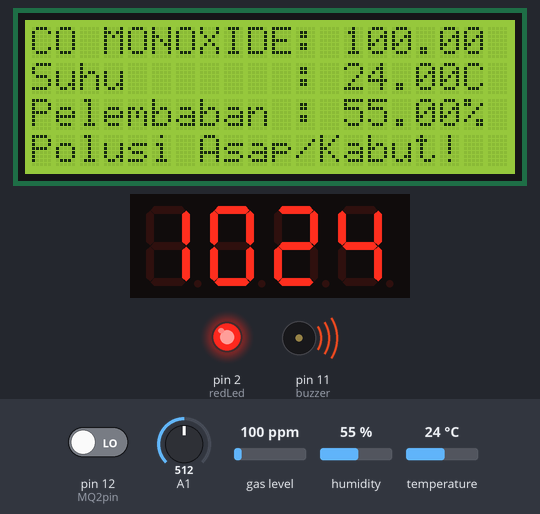
A sketch run on a simulated Arduino Uno, built with avr-gcc and run on an emulated ATmega328P. On the bench: 20×4 character LCD, 4-digit seven-segment display, output pins drawn as LEDs (lit = HIGH), buzzer (waves = sounding, pin HIGH). The test bench sets the inputs (shaded band); at power-on: pin 12 (MQ2pin) LOW, A1 = 512, gas level 100 ppm, humidity 55 %, temperature 24 °C. The local clock reads 2024-03-15 10:24:30 at power-on unless the sketch sets it; what the sketch prints to the serial monitor is not drawn.

Above: at 20.3 s.
At 90.2 s:
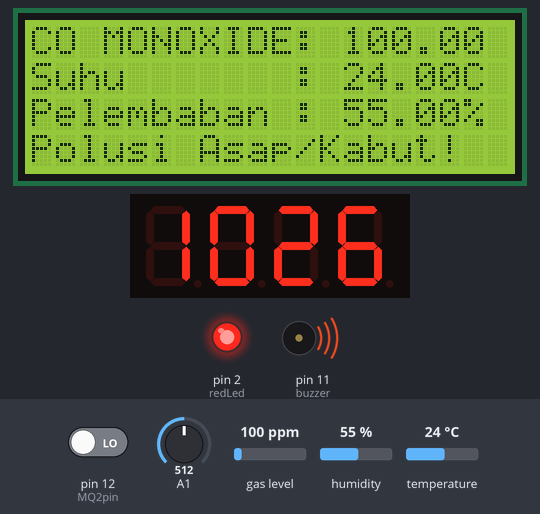
Timing chart, 0 to 91.7 s (numbered marks = the images above):
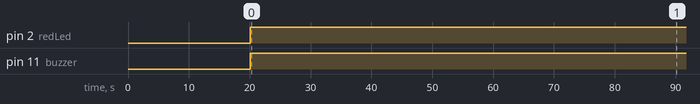

The sketch:

Sistem_Deteksi_Pencemaran_Udara_IoT_Sederhana.ino
```cpp
#include "LiquidCrystal_I2C.h"
#include <Wire.h>
#include <RTClib.h>
#include <TM1637Display.h>
#include <dht.h>
#define dataPin 10 // Defines pin number to which the sensor is connected
dht DHT; // Creats a DHT object
#define MQ2pin 12
#include "MQ7.h"
MQ7 mq7(A1,5.0);

int redLed = 2;  // LED dihubungkan dengan pin 12 Arduino
int buzzer = 11;  // Buzzer dihubungkan dengan pin 10 Arduino
int sensorThres = 4; // Tegangan threshold Sensor yg kita inginkan
int sensorValue2;

#define CLK 8
#define DIO 9
RTC_DS3231 rtc;
TM1637Display display = TM1637Display(CLK, DIO);

LiquidCrystal_I2C lcd = LiquidCrystal_I2C(0x27, 20, 4);

void setup() {
  Serial.begin(115200);
  lcd.init();
  lcd.backlight();
  pinMode(redLed, OUTPUT);
  pinMode(buzzer, OUTPUT);

  Serial.println("MQ2 warming up!");
	delay(20000);

    if (! rtc.begin()) {
    Serial.println("Couldn't find RTC");
    while (1);
  }

  if (rtc.lostPower()) {
    //Serial.println("RTC lost power, lets set the time!");

    //rtc.adjust(DateTime());

  }

  // Set the display brightness (0-7):
  display.setBrightness(5);
  // Clear the display:
  display.clear();

}

void loop() {
//MQ-7
  float ppmValue = mq7.getPPM(); // Mendapatkan nilai PPM dari sensor MQ7
    if (ppmValue > 10) {
        digitalWrite(redLed, HIGH); // Menyalakan LED jika nilai PPM lebih besar dari 5.0
    } else {
        digitalWrite(redLed, LOW); // Mematikan LED jika nilai PPM kurang dari atau sama dengan 5.0
    }

  lcd.setCursor(0, 0);
  lcd.print("CO MONOXIDE: ");
  lcd.print(ppmValue);
  lcd.print(" P");


 //MQ-2
  sensorValue2 = digitalRead(MQ2pin);

  if (sensorValue2) {
    digitalWrite(buzzer, LOW);
    lcd.setCursor(0, 3);
    lcd.print("                  ");

	} else {
    digitalWrite(buzzer, HIGH);
    lcd.setCursor(0, 3);
    lcd.print("Polusi Asap/Kabut!");

	}


   DateTime now = rtc.now();


  int displaytime = (now.hour() * 100) + now.minute();


  display.showNumberDecEx(displaytime, 0b11100000, true);


  display.showNumberDec(displaytime, true);

	int readData = DHT.read22(dataPin);

	float t = DHT.temperature;
	float h = DHT.humidity;


  lcd.setCursor(0, 1);
  lcd.print("Suhu       : ");
  lcd.print(t);
  lcd.print("C");

  lcd.setCursor(0, 2);
  lcd.print("Kelembaban : ");
  lcd.print(h);
  lcd.print("%");


kirim();

}

void kirim() {
  float t = DHT.temperature;
	float h = DHT.humidity;
  int h1 = h;
  int t1 = t;
  int sensorValue = analogRead(A1);
  String strsuhu = String(h1);
  String strhum = String(t1);
  String strsv = String (sensorValue);
  Serial.println('*' + strhum + ',' + strsuhu + ',' + strsv + '#');
}
```

Measured:
- by itself, pin 2 (redLed), pin 11 (buzzer): LOW → HIGH at 20.1 s
- what the display in image 0 shows lasts 9.8 s, from 20.3 s to 30.1 s
